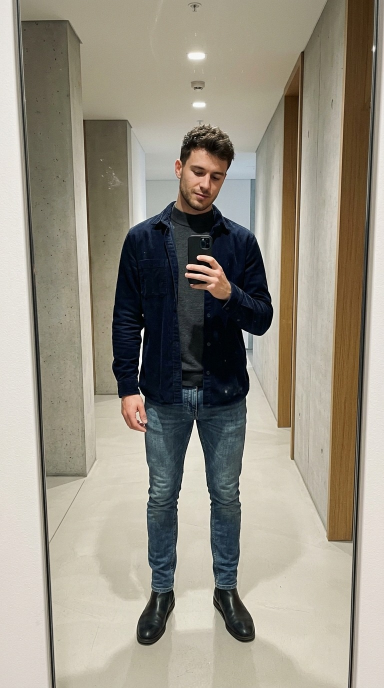
#> input picture android/store/photos/man_mirror_navy_cord.jpg, 768 x 1376 px (shown at 1/2 size)
$ python dewatermark.py man_mirror_navy_cord.jpg man_street_navy_jacket.jpg 5
#> lines starting #> are read from the running program, lines starting #| are printed output that depends on the picture
#!/usr/bin/env python3
"""Remove the Gemini sparkle watermark by exemplar patch search + Poisson blend.

The watermark sits at a fixed offset from the bottom-right corner: (W-117, H-121).
Strategy: cut a hole around it, find the best-matching donor region elsewhere in the
image by comparing the ring of known pixels around the hole, then Poisson-blend the
donor's gradients into the hole so the seam disappears.
"""
import sys
import numpy as np
from PIL import Image
from scipy.sparse import lil_matrix, csr_matrix
from scipy.sparse.linalg import spsolve

CX_OFF, CY_OFF = 117, 121   # watermark centre, measured from bottom-right corner
R_HOLE = 40                  # hole radius (sparkle is ~28px half-extent + soft halo)
RING = 26                    # width of the known-pixel ring used for matching


def build_mask(h, w, cx, cy, r):
    yy, xx = np.ogrid[:h, :w]
    return ((xx - cx) ** 2 + (yy - cy) ** 2) <= r * r


def find_donor(img, cx, cy, r, ring, search=320, step=2, min_shift=None, tol=1.25):
    """Best (dx, dy) such that img shifted by it matches the ring around the hole.

    Two stages: first score every candidate on the ring of known pixels, then among
    all candidates within `tol` of the best score, keep the one whose *interior* is
    least structured. Ring matching alone happily donates a leaf or a grout joint —
    it only sees the border — and a cloned object is a more obvious tell than the
    watermark was.
    """
    h, w = img.shape[:2]
    half = r + ring
    y0, y1, x0, x1 = cy - half, cy + half + 1, cx - half, cx + half + 1
    box = img[y0:y1, x0:x1].astype(np.float32)
    n = box.shape[0]
    yy, xx = np.ogrid[:n, :n]
    d2 = (xx - half) ** 2 + (yy - half) ** 2
    ring_mask = (d2 > (r + 4) ** 2) & (d2 <= half * half)
    hole_mask = d2 <= r * r
    if min_shift is None:
        min_shift = 2 * r + 8

    gy, gx = np.gradient(img.astype(np.float32))
    grad = np.hypot(gx, gy)

    cands = []
    for dy in range(-search, search + 1, step):
        for dx in range(-search, search + 1, step):
            if dx * dx + dy * dy < min_shift ** 2:
                continue                      # donor must not overlap the hole
            sy0, sx0 = y0 + dy, x0 + dx
            if sy0 < 0 or sx0 < 0 or sy0 + n > h or sx0 + n > w:
                continue
            cand = img[sy0:sy0 + n, sx0:sx0 + n].astype(np.float32)
            err = np.mean((cand[ring_mask] - box[ring_mask]) ** 2)
            struct = np.percentile(grad[sy0:sy0 + n, sx0:sx0 + n][hole_mask], 99)
            cands.append((err, struct, dx, dy))

    if not cands:
        return None, None
    best_err = min(c[0] for c in cands)
    short = [c for c in cands if c[0] <= best_err * tol]
    err, struct, dx, dy = min(short, key=lambda c: c[1])
    return (dx, dy), err


def poisson_blend(dst, src, mask):
    """Solve laplace(out) = laplace(src) inside mask, out = dst on the boundary."""
    h, w = mask.shape
    ys, xs = np.nonzero(mask)
    idx = -np.ones((h, w), np.int64)
    idx[ys, xs] = np.arange(len(ys))
    n = len(ys)

    A = lil_matrix((n, n))
    out = dst.astype(np.float64).copy()
    for ch in range(3):
        b = np.zeros(n)
        s, d = src[..., ch].astype(np.float64), dst[..., ch].astype(np.float64)
        for k, (y, x) in enumerate(zip(ys, xs)):
            if ch == 0:
                A[k, k] = 4.0
            v = 4.0 * s[y, x]
            for ny, nx in ((y - 1, x), (y + 1, x), (y, x - 1), (y, x + 1)):
                v -= s[ny, nx]
                j = idx[ny, nx]
                if j >= 0:
                    if ch == 0:
                        A[k, j] = -1.0
                else:
                    v += d[ny, nx]
            b[k] = v
        if ch == 0:
            A = csr_matrix(A)
        sol = spsolve(A, b)
        out[ys, xs, ch] = np.clip(sol, 0, 255)
    return out


def main(path, out_path, r=R_HOLE):
#> called with path = 'man_mirror_navy_cord.jpg', out_path = 'man_street_navy_jacket.jpg', r = 5
    im = Image.open(path).convert("RGB")
#> im is the input picture: PIL image 768x1376 RGB; mean R, G, B 150.8, 144.9, 131.4
    a = np.array(im)
    h, w = a.shape[:2]
#> h = 1376; w = 768
    cx, cy = w - CX_OFF, h - CY_OFF
#> cx = 651; cy = 1255

    gray = a.mean(axis=2)
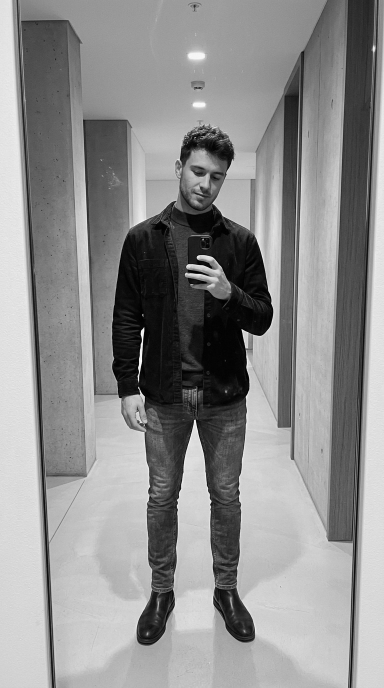
#> gray: shape (1376, 768) float64 (shown at 1/2 size); min 0, max 255, mean 142.4
    off, err = find_donor(gray, cx, cy, r, RING)
#> in find_donor, `box = img[y0:y1, x0:x1].astype(np.float32)`:
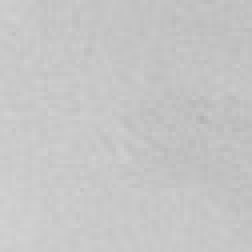
#> box: shape (63, 63) float32 (shown 4 times larger); min 178, max 210.7, mean 198.5
#> in find_donor, `gy, gx = np.gradient(img.astype(np.float32))`:
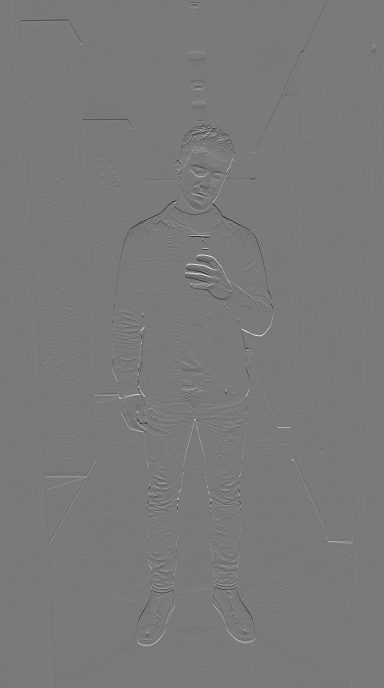
#> gy: shape (1376, 768) float32 (shown at 1/2 size); min -116, max 126.3, mean 0; drawn with min black and max white
#> in find_donor, `gy, gx = np.gradient(img.astype(np.float32))`:
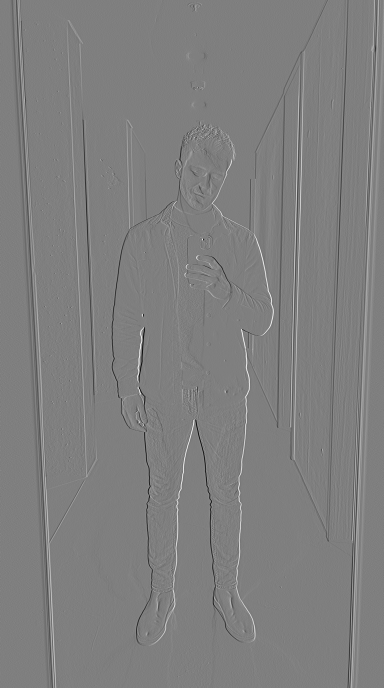
#> gx: shape (1376, 768) float32 (shown at 1/2 size); min -126.8, max 127, mean 0; drawn with min black and max white
#> in find_donor, `grad = np.hypot(gx, gy)`:
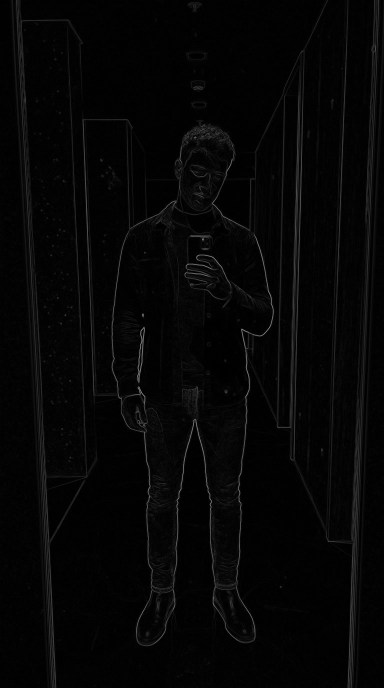
#> grad: shape (1376, 768) float32 (shown at 1/2 size); min 0, max 171, mean 5.8
#> after the loop in find_donor, `for dy in range(-search, search + 1, step):`: cands = 41366 items
#> in find_donor, `best_err = min(c[0] for c in cands)`: best_err = 10.94
#> in find_donor, `short = [c for c in cands if c[0] <= best_err * tol]`: short = 208 items, first 6: (13.43, 5.11, -30, -86), (13.56, 5.11, -28, -86), (13.61, 5.06, -26, -86), (13.47, 4.57, -24, -86), (13.56, 4.41, -30, -84), (13.04, 4.57, -28, -84)
#> in find_donor, `err, struct, dx, dy = min(short, key=lambda c: c[1])`: err = 13.52; struct = 2.55; dx = -6; dy = -30
#> off = (-6, -30); err = 13.52
    if off is None:
        sys.exit(f"{path}: no donor patch found")
    dx, dy = off
#> dx = -6; dy = -30
    print(f"{path}: donor offset ({dx:+d},{dy:+d}) ring-rmse {err ** 0.5:.2f}")
#| man_mirror_navy_cord.jpg: donor offset (-6,-30) ring-rmse 3.68

    half = r + 3
    y0, y1, x0, x1 = cy - half, cy + half + 1, cx - half, cx + half + 1
#> y0 = 1247; y1 = 1264; x0 = 643; x1 = 660
    dst = a[y0:y1, x0:x1]
    src = a[y0 + dy:y1 + dy, x0 + dx:x1 + dx]
    m = build_mask(dst.shape[0], dst.shape[1], half, half, r)

    a = a.astype(np.float64)
    a[y0:y1, x0:x1] = poisson_blend(dst, src, m)
    Image.fromarray(np.clip(a, 0, 255).astype(np.uint8)).save(out_path)


if __name__ == "__main__":
    main(sys.argv[1], sys.argv[2], int(sys.argv[3]) if len(sys.argv) > 3 else R_HOLE)

$ run again, on android/store/photos/mirror_tan_knit.jpg
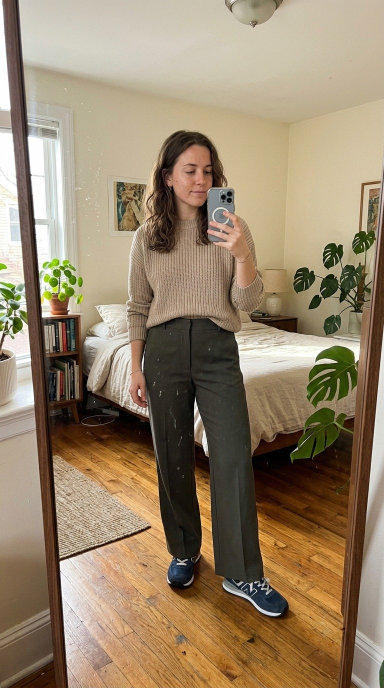
#> input picture android/store/photos/mirror_tan_knit.jpg, 768 x 1376 px (shown at 1/2 size)
#> in main, im is the input picture: PIL image 768x1376 RGB; mean R, G, B 151.3, 132.5, 106.8
#> in find_donor, `gy, gx = np.gradient(img.astype(np.float32))`:
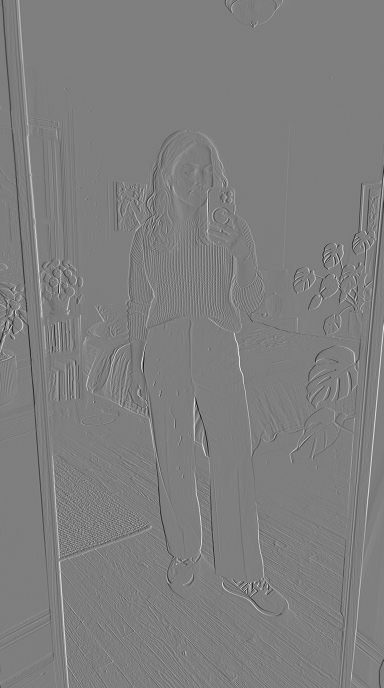
#> gx: shape (1376, 768) float32 (shown at 1/2 size); min -124.8, max 126.3, mean 0; drawn with min black and max white
#> in find_donor, `grad = np.hypot(gx, gy)`:
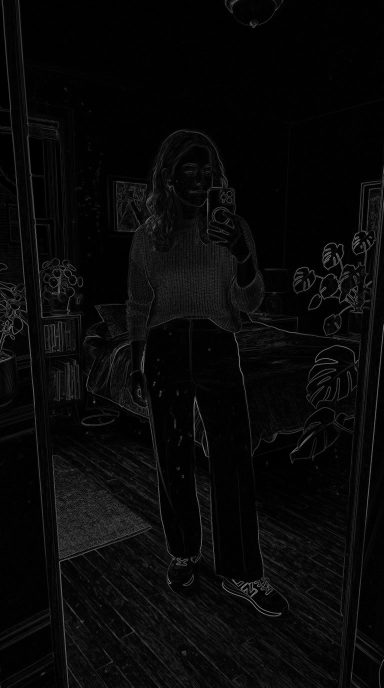
#> grad: shape (1376, 768) float32 (shown at 1/2 size); min 0, max 169.5, mean 9
#> after the loop in find_donor, `for dy in range(-search, search + 1, step):`: cands = 41366 items
#> best_err = 488
#> short = 20 items, first 6: (546.4, 52.36, -40, -28), (503.1, 50.69, -38, -26), (579.4, 51.52, -36, -26), (532.9, 55.62, -36, -24), (524, 74.1, -34, -24), (608.2, 85.46, -34, -22)
#> in find_donor, `err, struct, dx, dy = min(short, key=lambda c: c[1])`: err = 488; struct = 31.29; dx = -18; dy = -12
#> in main, `off, err = find_donor(gray, cx, cy, r, RING)`: off = (-18, -12); err = 488
#> in main, `dx, dy = off`: dx = -18; dy = -12
#| mirror_tan_knit.jpg: donor offset (-18,-12) ring-rmse 22.09
